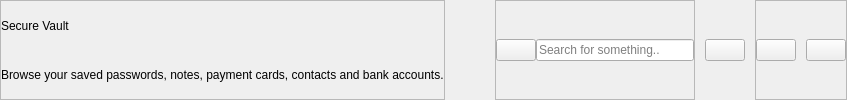
    <widget class="QWidget" name="header" native="true">
     <layout class="QHBoxLayout" name="horizontalLayout">
      <property name="spacing">
       <number>10</number>
      </property>
      <property name="leftMargin">
       <number>0</number>
      </property>
      <property name="topMargin">
       <number>0</number>
      </property>
      <property name="rightMargin">
       <number>0</number>
      </property>
      <property name="bottomMargin">
       <number>0</number>
      </property>
      <item alignment="Qt::AlignmentFlag::AlignLeft">
       <widget class="QFrame" name="frame">
        <property name="frameShape">
         <enum>QFrame::Shape::StyledPanel</enum>
        </property>
        <property name="frameShadow">
         <enum>QFrame::Shadow::Raised</enum>
        </property>
        <layout class="QVBoxLayout" name="verticalLayout_2">
         <property name="spacing">
          <number>0</number>
         </property>
         <property name="leftMargin">
          <number>0</number>
         </property>
         <property name="topMargin">
          <number>0</number>
         </property>
         <property name="rightMargin">
          <number>0</number>
         </property>
         <property name="bottomMargin">
          <number>0</number>
         </property>
         <item>
          <widget class="QLabel" name="welcomeName">
           <property name="text">
            <string>Secure Vault</string>
           </property>
          </widget>
         </item>
         <item>
          <widget class="QLabel" name="welcomeMessage">
           <property name="text">
            <string>Browse your saved passwords, notes, payment cards, contacts and bank accounts.</string>
           </property>
           <property name="wordWrap">
            <bool>false</bool>
           </property>
          </widget>
         </item>
        </layout>
       </widget>
      </item>
      <item>
       <spacer name="horizontalSpacer">
        <property name="orientation">
         <enum>Qt::Orientation::Horizontal</enum>
        </property>
        <property name="sizeHint" stdset="0">
         <size>
          <width>40</width>
          <height>20</height>
         </size>
        </property>
       </spacer>
      </item>
      <item alignment="Qt::AlignmentFlag::AlignRight">
       <widget class="QFrame" name="searchFrame">
        <property name="minimumSize">
         <size>
          <width>200</width>
          <height>0</height>
         </size>
        </property>
        <property name="frameShape">
         <enum>QFrame::Shape::StyledPanel</enum>
        </property>
        <property name="frameShadow">
         <enum>QFrame::Shadow::Raised</enum>
        </property>
        <layout class="QHBoxLayout" name="horizontalLayout_2">
         <property name="spacing">
          <number>0</number>
         </property>
         <property name="leftMargin">
          <number>0</number>
         </property>
         <property name="topMargin">
          <number>0</number>
         </property>
         <property name="rightMargin">
          <number>0</number>
         </property>
         <property name="bottomMargin">
          <number>0</number>
         </property>
         <item>
          <widget class="QPushButton" name="pushButton">
           <property name="text">
            <string />
           </property>
           <property name="icon">
            <iconset resource="../Qss/icons/_icons.qrc">
             <normaloff>:/feather/icons/feather/search.png</normaloff>:/feather/icons/feather/search.png</iconset>
           </property>
          </widget>
         </item>
         <item>
          <widget class="QLineEdit" name="searchInput">
           <property name="placeholderText">
            <string>Search for something..</string>
           </property>
          </widget>
         </item>
        </layout>
       </widget>
      </item>
      <item>
       <widget class="QPushButton" name="clearSearchBtn">
        <property name="text">
         <string />
        </property>
        <property name="icon">
         <iconset resource="../Qss/icons/_icons.qrc">
          <normaloff>:/material_design/icons/material_design/clear.png</normaloff>:/material_design/icons/material_design/clear.png</iconset>
        </property>
       </widget>
      </item>
      <item alignment="Qt::AlignmentFlag::AlignRight">
       <widget class="QFrame" name="frame_2">
        <property name="frameShape">
         <enum>QFrame::Shape::StyledPanel</enum>
        </property>
        <property name="frameShadow">
         <enum>QFrame::Shadow::Raised</enum>
        </property>
        <layout class="QHBoxLayout" name="horizontalLayout_3">
         <property name="spacing">
          <number>10</number>
         </property>
         <property name="leftMargin">
          <number>0</number>
         </property>
         <property name="topMargin">
          <number>0</number>
         </property>
         <property name="rightMargin">
          <number>0</number>
         </property>
         <property name="bottomMargin">
          <number>0</number>
         </property>
         <item>
          <widget class="QPushButton" name="addBtn">
           <property name="text">
            <string />
           </property>
           <property name="icon">
            <iconset resource="../Qss/icons/_icons.qrc">
             <normaloff>:/font_awesome_solid/icons/font_awesome/solid/plus.png</normaloff>:/font_awesome_solid/icons/font_awesome/solid/plus.png</iconset>
           </property>
          </widget>
         </item>
         <item>
          <widget class="QPushButton" name="refreshBtn">
           <property name="text">
            <string />
           </property>
           <property name="icon">
            <iconset resource="../Qss/icons/_icons.qrc">
             <normaloff>:/material_design/icons/material_design/refresh.png</normaloff>:/material_design/icons/material_design/refresh.png</iconset>
           </property>
          </widget>
         </item>
        </layout>
       </widget>
      </item>
     </layout>
    </widget>
